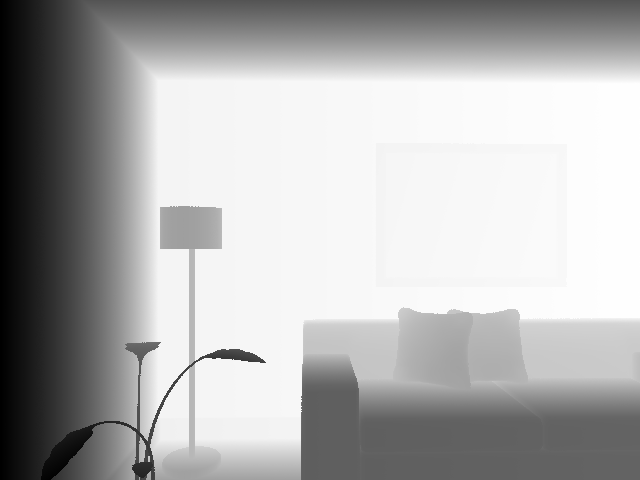
%> input picture depth/0.tif, 640 x 480 px
$ octave pcl_data.m   (GNU Octave 9; MATLAB toolbox functions it lacks are replaced by stand-ins)
%> lines starting %> are read from the running program, lines starting %| are printed output that depends on the picture
% focal length x
fx = 525.0;
% focal length y
fy = 525.0;
% optical center x
cx = 319.5;
% optical center y
cy = 239.5;
%  for the 16-bit PNG files
factor = 5000;
%Duong dan den file du lieu do sau
depth = imread('Datasample/result/depth/x2/0.tif');
%> depth is the input picture: size 480x640 uint16; min 8205, max 17150, mean 14352.5
%Duong dan den file du lieu mau
rgb = imread('Datasample/result/rgb/x2/0.tif');

ss = size(depth);
%> ss = [480 640]
depth= double(depth);
%> depth: size 480x640 double
depth(depth == 0) = nan;

% RGB-D camera constants
% do phong to cua anh
mg = 2;
[imh, imw] = size(depth);
%> imh = 480; imw = 640
center = [imh/2 imw/2];
%> center = [240 320]
constant = 525*mg;
MM_PER_M = 5000;

% convert depth image to 3d point clouds
pcloud = zeros(imh,imw,3);
xgrid = ones(imh,1)*(1:imw) - center(1);
ygrid = (1:imh)'*ones(1,imw) - center(2);
pcloud(:,:,1) = xgrid.*depth/constant/MM_PER_M;
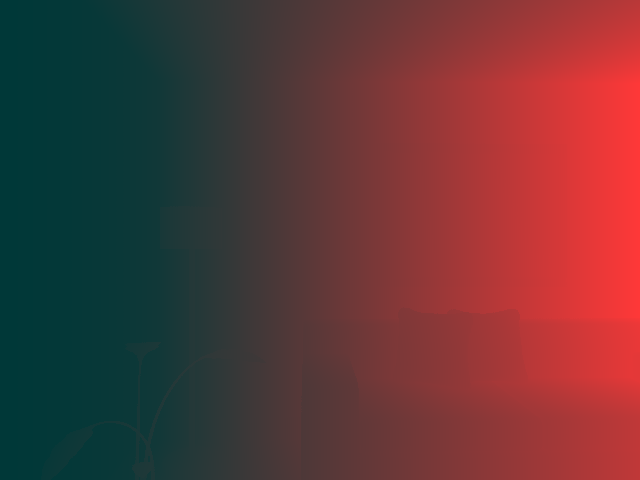
%> pcloud: size 480x640x3 double; mean R, G, B 0.266, 0, 0; drawn with min black and max white
pcloud(:,:,2) = ygrid.*depth/constant/MM_PER_M;
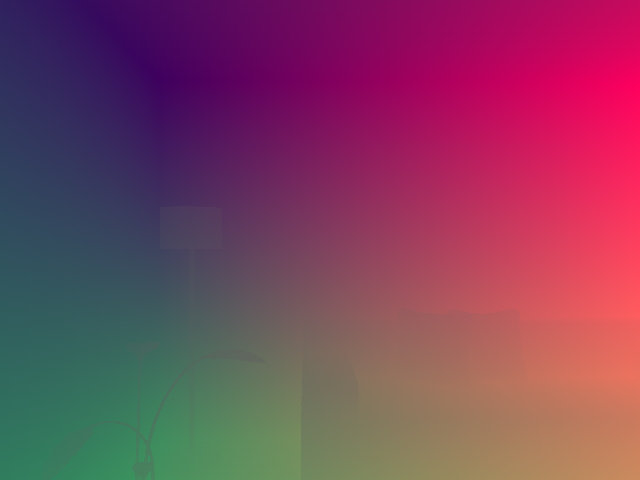
%> pcloud: size 480x640x3 double; mean R, G, B 0.266, -0.225, 0; drawn with min black and max white
pcloud(:,:,3) = depth/MM_PER_M;
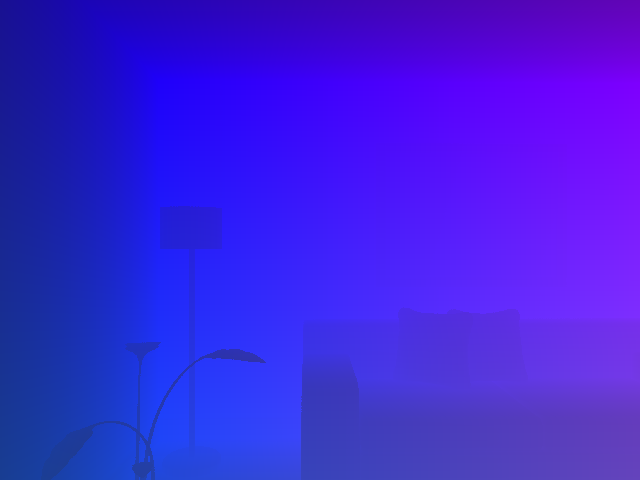
%> pcloud: size 480x640x3 double; mean R, G, B 0.266, -0.225, 2.87; drawn with min black and max white
x1 = pcloud(:,:,1);
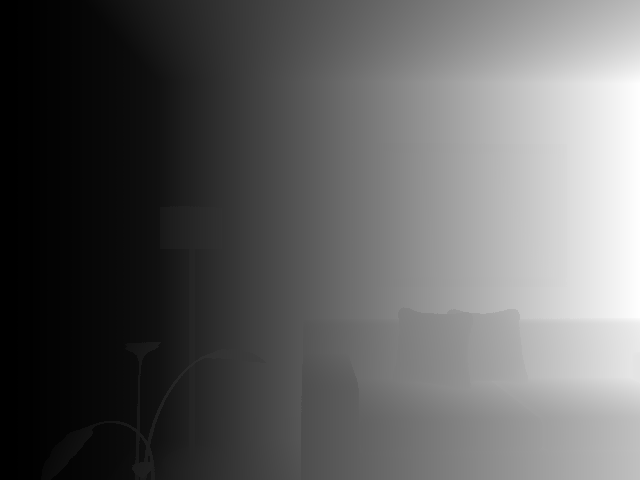
%> x1: size 480x640 double; min -0.374, max 1.31, mean 0.266; drawn with min black and max white
x2 = pcloud(:,:,2);
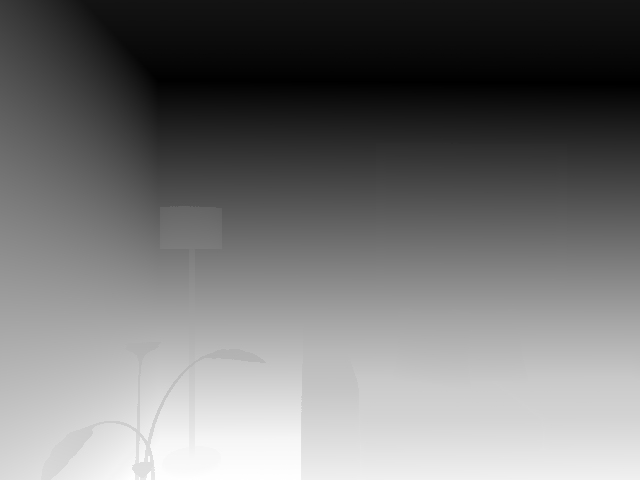
%> x2: size 480x640 double; min -0.77, max 0.423, mean -0.225; drawn with min black and max white
x3 = pcloud(:,:,3);
% [26 lines of commented-out code are left out]
figure
pcshow([x1(:), x2(:),x3(:)], reshape(rgb,[],3));
%> (this line was passed over: pcshow is not available in this run)
